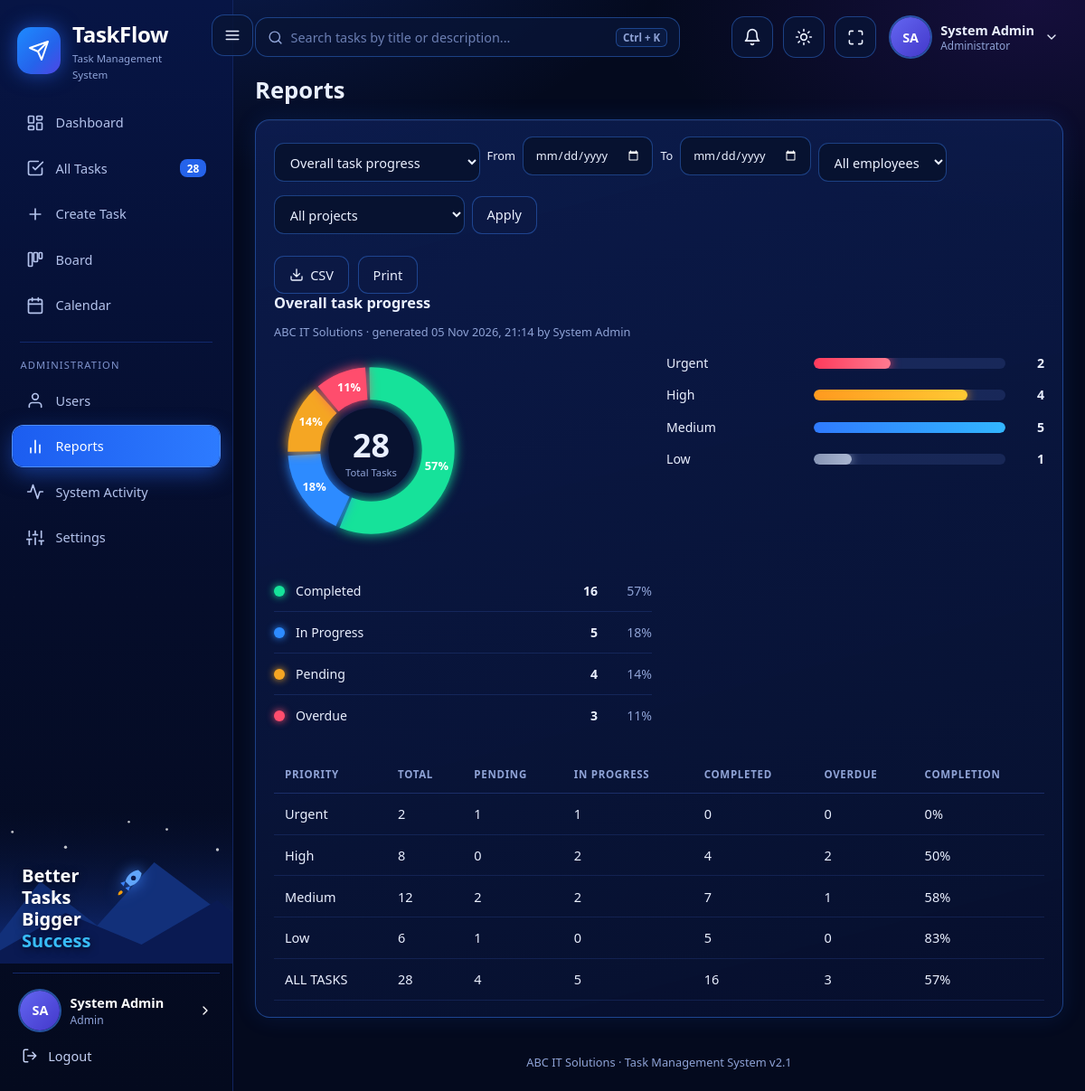
The page /reports/index.php (signed in) on the database its author committed.
### tables this page shows
CREATE TABLE users (
  id INT AUTO_INCREMENT PRIMARY KEY,
  full_name VARCHAR(150) NOT NULL,
  email VARCHAR(150) NOT NULL UNIQUE,
  password_hash VARCHAR(255) NOT NULL,
  role ENUM('admin','manager','employee') NOT NULL DEFAULT 'employee',
  phone VARCHAR(30) NULL,
  job_title VARCHAR(100) NULL,
  is_active TINYINT(1) NOT NULL DEFAULT 1,
  failed_logins TINYINT UNSIGNED NOT NULL DEFAULT 0,
  locked_until DATETIME NULL,
  last_login DATETIME NULL,
  created_at TIMESTAMP NOT NULL DEFAULT CURRENT_TIMESTAMP,
  INDEX idx_role (role)
);

### config/database.php (called while the page is built, shortened)
<?php
class Database
{
    private static ?PDO $pdo = null;
    public static function getConnection(): PDO
    {
        if (self::$pdo === null) {
            try {
                self::$pdo = new PDO('mysql:host=' . self::HOST . ';dbname=' . self::NAME . ';charset=utf8mb4', self::USER, self::PASS, self::OPTIONS);
                self::$pdo->exec("SET time_zone = '" . DB_TIME_ZONE . "'");
            } catch (PDOException $e) {
                $base = defined('BASE_URL') ? BASE_URL : '';
                die('<h3>Database connection failed</h3><p>Start MySQL in XAMPP, then open <a href="' . htmlspecialchars($base) . '/install.php">install.php</a> to create the database.</p><pre>' . htmlspecialchars($e->getMessage()) . '</pre>');
            }
        }
        return self::$pdo;
    }
}

### reports/index.php (the view, shortened to what this page needs)
<?php
require_once __DIR__ . '/../config/config.php';
$user = require_role(['admin', 'manager']);
$types = ['overall' => 'Overall task progress', 'employee' => 'Employee-wise task report', 'project' => 'Project / task-wise report',
          'completed' => 'Completed task report', 'pending' => 'Pending task report', 'overdue' => 'Overdue task report'];
$type = isset($types[$_GET['type'] ?? '']) ? $_GET['type'] : 'overall';
$today = date('Y-m-d');
$from = preg_match('/^\d{4}-\d{2}-\d{2}$/', $_GET['from'] ?? '') ? $_GET['from'] : ''; $to = preg_match('/^\d{4}-\d{2}-\d{2}$/', $_GET['to'] ?? '') ? $_GET['to'] : '';
$empF = (int)($_GET['emp'] ?? 0); $projF = (int)($_GET['project'] ?? 0);
$tf = ''; $tp = [];
$run = function (string $sql) use ($tp) { $s = db()->prepare($sql); $s->execute($tp); return $s->fetchAll(); };
$sumCols = "COUNT(t.id) total, COALESCE(SUM(t.status='Pending' AND t.deadline >= '$today'),0) pending, COALESCE(SUM(t.status='In Progress' AND t.deadline >= '$today'),0) in_progress, COALESCE(SUM(t.status='Completed'),0) completed, COALESCE(SUM(t.status<>'Completed' AND t.deadline < '$today'),0) overdue";
$pct = fn($r) => ($r['total'] ? round($r['completed'] * 100 / $r['total']) : 0) . '%';
$sum = ['Total', 'Pending', 'In Progress', 'Completed', 'Overdue', 'Completion'];
$line = fn($lab, $r) => [$r[$lab], $r['total'], $r['pending'], $r['in_progress'], $r['completed'], $r['overdue'], $pct($r)];
$stats = task_stats('1=1' . str_replace('t.', '', $tf), $tp);
if ($type === 'overall') {
    $head = ['Priority', ...$sum];
    $rows = array_map(fn($r) => $line('priority', $r), $run("SELECT t.priority, $sumCols FROM tasks t WHERE 1=1 $tf GROUP BY t.priority ORDER BY FIELD(t.priority,'Urgent','High','Medium','Low')"));
    $all = $run("SELECT $sumCols FROM tasks t WHERE 1=1 $tf")[0]; $all['label'] = 'ALL TASKS'; $rows[] = $line('label', $all);
} elseif ($type === 'employee') {
    $head = ['Employee', ...$sum];
    $rows = array_map(fn($r) => $line('full_name', $r), $run("SELECT u.full_name, $sumCols FROM users u LEFT JOIN tasks t ON t.assigned_to = u.id $tf WHERE u.role='employee' GROUP BY u.id ORDER BY u.full_name"));
} elseif ($type === 'project') {
    $head = ['Project', ...$sum];
    $rows = array_map(fn($r) => $line('name', $r), $run("SELECT COALESCE(p.name,'(No project)') name, $sumCols FROM tasks t LEFT JOIN projects p ON p.id = t.project_id WHERE 1=1 $tf GROUP BY p.id ORDER BY name"));
}
$emps = db()->query("SELECT id, full_name FROM users WHERE role='employee' ORDER BY full_name")->fetchAll();
$projects = db()->query('SELECT id, name FROM projects ORDER BY name')->fetchAll();
$pageTitle = 'Reports'; include __DIR__ . '/../includes/header.php';
?>
<div class="card"><div class="row between wrap"><form class="filters" method="get">
  <select name="type" data-autosubmit><?php foreach ($types as $k => $v): ?><option value="<?= $k ?>" <?= $type === $k ? 'selected' : '' ?>><?= e($v) ?></option><?php endforeach; ?></select>
  <label class="check small">From <input type="date" name="from" value="<?= e($from) ?>"></label><label class="check small">To <input type="date" name="to" value="<?= e($to) ?>"></label>
  <select name="emp"><option value="">All employees</option><?php foreach ($emps as $em): ?><option value="<?= $em['id'] ?>" <?= $empF == $em['id'] ? 'selected' : '' ?>><?= e($em['full_name']) ?></option><?php endforeach; ?></select>
  <select name="project"><option value="">All projects</option><?php foreach ($projects as $pr): ?><option value="<?= $pr['id'] ?>" <?= $projF == $pr['id'] ? 'selected' : '' ?>><?= e($pr['name']) ?></option><?php endforeach; ?></select>
  <button class="btn">Apply</button></form>
<div class="row"><a class="btn" href="?<?= e(http_build_query(array_merge($_GET, ['type' => $type, 'export' => 'csv']))) ?>"><?= icon('download', 16) ?> CSV</a><button class="btn" data-print>Print</button></div></div>
<h3><?= e($types[$type]) ?></h3>
<p class="muted small"><?= e(company_name()) ?> &middot; generated <?= e(date('d M Y, H:i')) ?> by <?= e($user['full_name']) ?><?= $from || $to ? ' &middot; deadlines ' . e($from ?: 'start') . ' to ' . e($to ?: 'today+') : '' ?></p>
<?php if ($type === 'overall'): ?><div class="two"><div><?= status_donut($stats) ?></div><div><?= priority_bars('1=1' . str_replace('t.', '', $tf), $tp) ?></div></div><br><?php endif; ?>
<div class="table-wrap"><table><thead><tr><?php foreach ($head as $h): ?><th><?= e($h) ?></th><?php endforeach; ?></tr></thead><tbody>
<?php foreach ($rows as $r): ?><tr><?php foreach ($r as $cell): ?><td><?= e($cell) ?></td><?php endforeach; ?></tr><?php endforeach; ?>
<?php if (!$rows): ?><tr><td colspan="<?= count($head) ?>" class="muted">No data for this report.</td></tr><?php endif; ?></tbody></table></div></div>
<?php include __DIR__ . '/../includes/footer.php'; ?>

### includes/header.php (shortened to what this page needs)
<?php
$user = $user ?? require_login();
$unread = unread_count($user['id']);
$nav = [
  'admin' => [['Overview', [['Dashboard','admin/dashboard.php','dashboard'],['All Tasks','tasks/index.php','tasks'],['Create Task','manager/task_form.php','plus'],['Board','tasks/board.php','board'],['Calendar','tasks/calendar.php','calendar']]],
              ['Administration', [['Users','admin/users.php','user'],['Reports','reports/index.php','chart'],['System Activity','admin/activity.php','activity'],['Settings','admin/settings.php','sliders']]]],
  'manager' => [['Overview', [['Dashboard','manager/dashboard.php','dashboard'],['Tasks','tasks/index.php','tasks'],['Board','tasks/board.php','board'],['Calendar','tasks/calendar.php','calendar']]],
                ['Manage', [['Create Task','manager/task_form.php','plus'],['Projects','manager/projects.php','folder'],['Reports','reports/index.php','chart']]]],
  'employee' => [['My Work', [['Dashboard','employee/dashboard.php','dashboard'],['My Tasks','tasks/index.php','tasks'],['My Board','tasks/board.php','board'],['Calendar','tasks/calendar.php','calendar'],['Task History','employee/history.php','clock']]]],
][$user['role']];
if ($user['role'] === 'employee') { $bc = db()->prepare("SELECT COUNT(*) FROM tasks WHERE assigned_to = ? AND status <> 'Completed'"); $bc->execute([$user['id']]); $navCount = (int)$bc->fetchColumn(); }
else $navCount = (int)db()->query('SELECT COUNT(*) FROM tasks')->fetchColumn();
$here = $_SERVER['SCRIPT_NAME'];
?><!DOCTYPE html>
<html lang="en" data-theme="dark"><head><meta charset="utf-8"><meta name="viewport" content="width=device-width, initial-scale=1">
<title><?= e($pageTitle ?? 'Dashboard') ?> | <?= e(company_name()) ?> TMS</title>
<link rel="stylesheet" href="<?= e(url('assets/css/style.css')) ?>"></head>
<body>
<aside class="sidebar" id="sidebar">
  <a class="brand" href="<?= e(url(home_for($user['role']))) ?>"><span class="logo"><?= icon('send', 24) ?></span><span>TaskFlow<small>Task Management System</small></span></a>
  <nav><?php foreach ($nav as $gi => [$group, $items]): ?><?php if ($gi > 0): ?><div class="grp"><?= e($group) ?></div><?php endif; ?>
    <?php foreach ($items as [$label, $path, $ic]): ?><a href="<?= e(url($path)) ?>" class="<?= substr($here, -strlen($path)) === $path ? 'active' : '' ?>"><?= icon($ic, 20) ?><span><?= e($label) ?></span><?php if ($path === 'tasks/index.php'): ?><em class="cnt"><?= $navCount ?></em><?php endif; ?></a><?php endforeach; endforeach; ?></nav>
  <?= art_sidebar() ?>
  <div class="side-foot"><a href="<?= e(url('auth/profile.php')) ?>" class="me"><?= avatar($user['full_name'], 'lg') ?><span><b><?= e($user['full_name']) ?></b><small><?= e(ROLES[$user['role']]) ?></small></span><?= icon('right', 16) ?></a>
    <a class="logout" href="<?= e(url('auth/logout.php')) ?>"><?= icon('logout', 18) ?> Logout</a></div>
</aside>
<button id="menuBtn" class="icon-btn" type="button" aria-label="Toggle navigation" aria-controls="sidebar" aria-expanded="true" title="Toggle navigation"><?= icon('menu') ?></button>
<main class="main">
  <header class="topbar">
    <form class="search" action="<?= e(url('tasks/index.php')) ?>" method="get"><?= icon('search', 17) ?><input id="gsearch" name="q" placeholder="Search tasks by title or description..." aria-label="Search tasks"><kbd>Ctrl + K</kbd></form>
    <div class="tb-right">
      <a class="icon-btn bell" href="<?= e(url('notifications.php')) ?>" aria-label="Notifications"><?= icon('bell', 20) ?><?php if ($unread): ?><span class="dotn"><?= $unread > 9 ? '9+' : $unread ?></span><?php endif; ?></a>
      <button id="themeBtn" class="icon-btn" aria-label="Toggle light / dark mode" title="Light / dark mode"><?= icon('sun', 20) ?></button>
      <button id="fsBtn" class="icon-btn" aria-label="Full screen" title="Full screen"><?= icon('expand', 19) ?></button>
      <div class="usermenu" id="userMenu"><button class="um-btn" aria-haspopup="true"><?= avatar($user['full_name'], 'lg') ?><span><b><?= e($user['full_name']) ?></b><small><?= e($user['role'] === 'admin' ? 'Administrator' : ROLES[$user['role']]) ?></small></span><?= icon('down', 16) ?></button>
        </div>
    </div>
  </header>
  <div class="page-content">
  <?php if (!empty($greeting)): ?>
  <div class="greet"><span class="wave">&#128075;</span><div><small><?= e(greeting_word()) ?>,</small><h1><?= e($user['full_name']) ?> <?= icon('badge', 22) ?></h1><p><?= e($greeting) ?></p></div></div>
  <?php else: ?><h1 class="ptitle"><?= e($pageTitle ?? '') ?></h1><?php endif; ?>

### includes/functions.php (shortened to what this page needs)
<?php
function cut(string $s, int $start, ?int $len = null): string { return function_exists('mb_substr') ? mb_substr($s, $start, $len) : substr($s, $start, $len); }
function e($v): string { return htmlspecialchars((string)$v, ENT_QUOTES, 'UTF-8'); }
function url(string $p = ''): string { return BASE_URL . '/' . ltrim($p, '/'); }
function db(): PDO { return Database::getConnection(); }
function setting(string $key, string $default = ''): string
{
    static $all = null;
    if ($all === null) {
        try { $all = db()->query('SELECT k, v FROM settings')->fetchAll(PDO::FETCH_KEY_PAIR); } catch (Throwable $e) { $all = []; }
    }
    return $all[$key] ?? $default;
}
function company_name(): string { return setting('company_name', 'ABC IT Solutions'); }
function current_user(): ?array
{
    static $u = false;
    if ($u === false) {
        $u = null;
        if (!empty($_SESSION['uid'])) {
            $st = db()->prepare('SELECT id, full_name, email, phone, job_title, role, is_active FROM users WHERE id = ? AND is_active = 1');
            $st->execute([$_SESSION['uid']]);
            $u = $st->fetch() ?: null;
        }
    }
    return $u;
}
function home_for(string $role): string { return $role . '/dashboard.php'; }
function require_login(bool $json = false): array
{
    $u = current_user();
    return $u;
}
function require_role(array $roles): array
{
    $u = require_login();
    return $u;
}
function task_stats(string $where = '1=1', array $params = []): array
{
    $today = date('Y-m-d');
    $st = db()->prepare("SELECT COUNT(*) total,
        COALESCE(SUM(status='Pending' AND deadline >= ?),0) pending,
        COALESCE(SUM(status='In Progress' AND deadline >= ?),0) in_progress,
        COALESCE(SUM(status='Completed'),0) completed,
        COALESCE(SUM(status<>'Completed' AND deadline < ?),0) overdue
        FROM tasks WHERE $where");
    $st->execute(array_merge([$today, $today, $today], $params));
    return array_map('intval', $st->fetch());
}
function avatar(string $name, string $cls = ''): string
{
    $parts = preg_split('/\s+/', trim($name));
    $second = $parts[1] ?? '';
    $ini = strtoupper(cut($parts[0], 0, 1) . ($second === '' ? '' : (ctype_digit($second) ? (ltrim($second, '0') ?: '0') : cut($second, 0, 1))));
    return '<span class="avatar a' . (crc32($name) % 6) . ' ' . $cls . '">' . e($ini) . '</span>';
}
function icon(string $n, int $s = 18): string
{
    return '<svg class="ic" width="' . $s . '" height="' . $s . '" viewBox="0 0 24 24" fill="none" stroke="currentColor" stroke-width="2" stroke-linecap="round" stroke-linejoin="round" aria-hidden="true">' . ($p[$n] ?? '') . '</svg>';
}

### rows shown on the page
users: full_name "SA SA", full_name "System Admin", role "Admin", role "Administrator"

### other values the page prints
$label "Dashboard"
$label "All Tasks"
$navCount "28"
$label "Create Task"
$label "Board"
$label "Calendar"
$group "ADMINISTRATION"
$label "Users"
$label "Reports"
$label "System Activity"
$label "Settings"
$pageTitle "Reports"
$types[$type] "Overall task progress"
company_name() "ABC IT Solutions"
$total "28"
